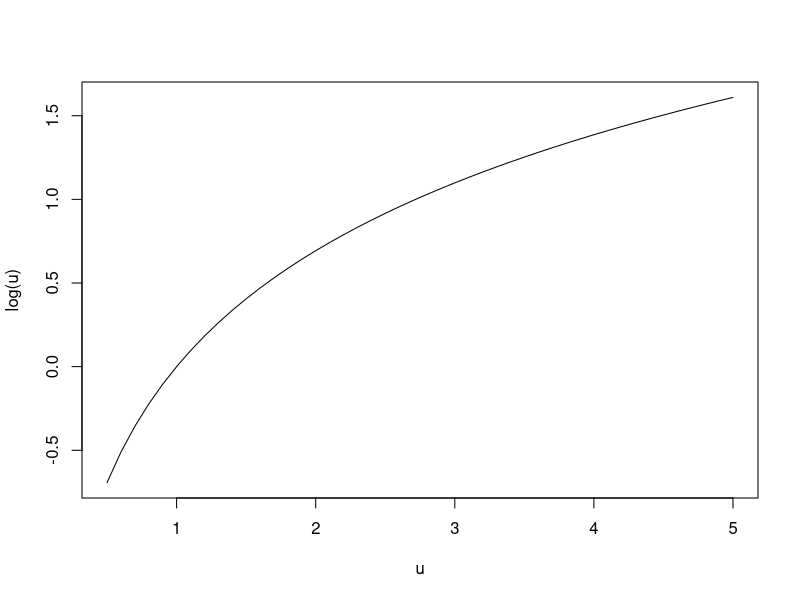
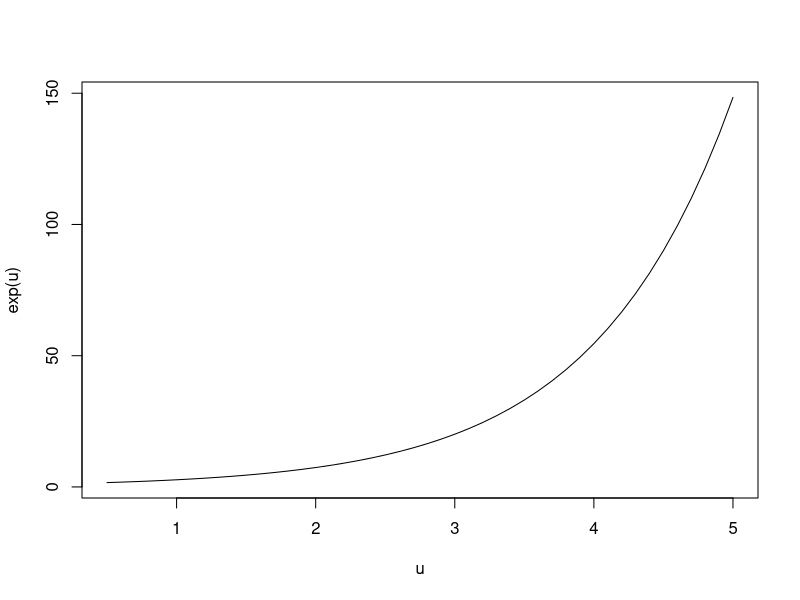

Reproduce these figures in R, in order.
## >>> GET & SAVE (details in the R guide) -------------------------
## GET, git mode  -> run in the Console:
##   download.file("https://raw.githubusercontent.com/isaaccloh/ECON377/main/377_2026/D05/D05_starter.R", "D05.R")
## GET, easy mode -> copy this file from github.com/isaaccloh/ECON377 (377_2026/D05) into a new script
## SAVE your work -> commit + push D05.R to your own econ377 repo (or upload it on github.com)
## ----------------------------------------------------------------

## ECN 377 - Day 5  |  nonlinear functions (log/exp) + random variables & expectation.

## --- Nonlinear functions: log & exp  (self-contained demo -- run it and explore!) ---
u <- seq(0.5, 5, by = 0.1)      # a range of positive values
plot(u, log(u), type = "l")     # log: diminishing (flattens out)
plot(u, exp(u), type = "l")     # exp: grows ever faster
exp(log(3))                     # log then exp -> back to 3
log(exp(3))                     # exp then log -> back to 3

## --- Expected value:  E[X] = sum of  value * probability  (we fill this in together) ---
## a random variable's values and their probabilities (must sum to 1)
x <- 1:6        # the values -- a colon makes a sequence, e.g. 1:6 for a die
p <- rep(1/6,6)        # the probabilities -- rep() repeats a value, e.g. rep(1/6, 6)
## E[X] is a weighted average: sum of  x * p
sum(x*p) #=3.5
## E[X^2] weights the SQUARED values: sum of  x^2 * p
sum((x^2)*p) #=15.16667
